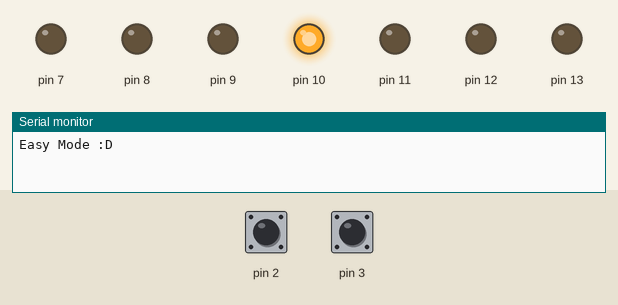
Bench run of a sketch on a simulated Arduino Uno, built with avr-gcc and run on an emulated ATmega328P. Shown: output pins drawn as LEDs (lit = HIGH), the last lines printed to the serial monitor. Dashed ring = blinking. The inputs (shaded band) are chosen by the test bench; at power-on: pin 2 LOW, pin 3 LOW.

Above: at 1.2 s.
1.3 s: pin 2 driven HIGH
At 1.9 s:
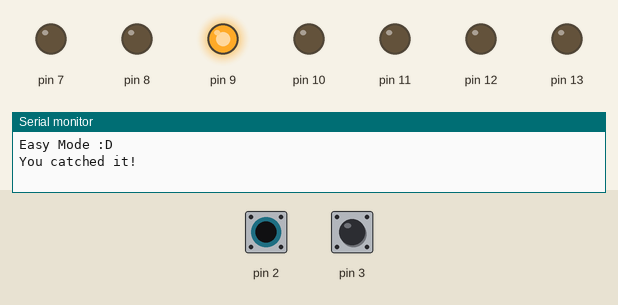
4.3 s: pin 3 driven HIGH
At 4.65 s:
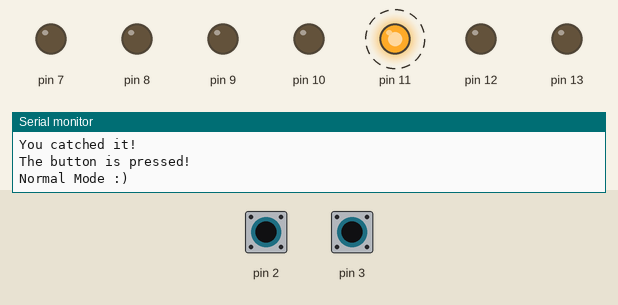
7.3 s: pin 2 pulsed LOW 2 times (0.12 s each, 0.3 s apart)
10.3 s: pin 3 pulsed LOW 2 times (0.12 s each, 0.3 s apart)
At 13.0 s:
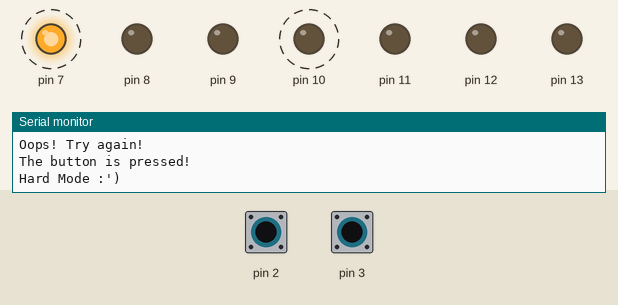
Timing chart, 0 to 14.3 s (numbered marks = the images above; inputs shaded):
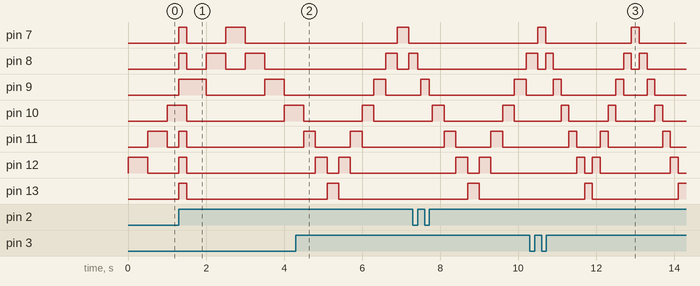

Measured:
- after the input at 1.3 s, pin 11–13: LOW → HIGH at once, → LOW 0.20 s later
- after the input at 4.3 s, pin 7: LOW → HIGH after 2.6 s, → LOW 0.30 s later; pin 8: LOW → HIGH after 2.3 s, → LOW 0.30 s later, → HIGH 0.30 s later
- after the input at 10.3 s, pin 10: alternates HIGH for 0.20 s and LOW for 1.0 s, starting after 0.80 s
- by itself, pin 8: repeats every 1.0 s: LOW 0.50 s, HIGH 0.50 s
- by itself, pin 10: alternates HIGH for 0.30 s and LOW for 1.5 s

The sketch:

7led_level1_mode3.ino
```cpp
// C++ code

int i = 0;

int diff = 1; // Initial Difficulty Level
int tint = 0; // Time interval

int led_0 = 1;
int led_1 = 0;
int led_2 = 0;
int led_3 = 0; // Target LED
int led_4 = 0;
int led_5 = 0;
int led_6 = 0;

byte inputState;
// Variable for ISR mode (Reject unstable input signal)
volatile unsigned long minElapsed = 100;
volatile unsigned long maxElapsed = 500;
volatile unsigned long elapsedTime;
volatile unsigned long previousTime;
volatile byte cleanOutput;
volatile byte timeout;

void setup()
{
    Serial.begin(9600);

    //7 LEDs
    pinMode(13, OUTPUT);
    pinMode(12, OUTPUT);
    pinMode(11, OUTPUT);
    pinMode(10, OUTPUT);
    pinMode(9, OUTPUT);
    pinMode(8, OUTPUT);
    pinMode(7, OUTPUT);

    digitalWrite(13, LOW);
    digitalWrite(12, LOW);
    digitalWrite(11, LOW);
    digitalWrite(10, LOW);
    digitalWrite(9, LOW);
    digitalWrite(8, LOW);
    digitalWrite(7, LOW);

    //Declare the CATCH button
    attachInterrupt(digitalPinToInterrupt(2), check, RISING);


    //Difficulty setting button
    attachInterrupt(digitalPinToInterrupt(3), set, RISING);
}

void loop()
{
    if(diff == 1)
    {
      Serial.println("Easy Mode :D");
      tint = 500;
    }

    while (led_6 != 1)
    {
      led_6 = led_5;
      led_5 = led_4;
      led_4 = led_3;
      led_3 = led_2;
      led_2 = led_1;
      led_1 = led_0;
      led_0 = 0;

      digitalWrite(13, led_0);
      digitalWrite(12, led_1);
      digitalWrite(11, led_2);
      digitalWrite(10, led_3);
      digitalWrite(9, led_4);
      digitalWrite(8, led_5);
      digitalWrite(7, led_6);

      delay(tint);
    }

    while (led_0 != 1)
    {
     led_0 = led_1;
     led_1 = led_2;
     led_2 = led_3;
     led_3 = led_4;
     led_4 = led_5;
     led_5 = led_6;
     led_6 = 0;

     digitalWrite(13, led_0);
     digitalWrite(12, led_1);
     digitalWrite(11, led_2);
     digitalWrite(10, led_3);
     digitalWrite(9, led_4);
     digitalWrite(8, led_5);
     digitalWrite(7, led_6);

     delay(tint);
    }
}

void check()
{

// Trigger if CATCH
  if (led_3 == HIGH)
 {
  //Win
   Serial.println("You catched it!");
   digitalWrite(13, HIGH);
   digitalWrite(12, HIGH);
   digitalWrite(11, HIGH);
   digitalWrite(10, HIGH);
   digitalWrite(9, HIGH);
   digitalWrite(8, HIGH);
   digitalWrite(7, HIGH);

 }
 // Trigger if NOT CATCH
 else
 {
   //Lose
   Serial.println("Oops! Try again!");
   digitalWrite(13, LOW);
   digitalWrite(11, LOW);
   digitalWrite(10, LOW);
   digitalWrite(9, LOW);
   digitalWrite(8, LOW);
   digitalWrite(7, LOW);

 }
}

void set()
{
    // If-else statement to accept only one input signal
   elapsedTime = millis() - previousTime;
  if (elapsedTime < minElapsed )  //false interrupt
  {
    return;
  }
  if (elapsedTime >= minElapsed && elapsedTime <= maxElapsed )  //in range
  {
    previousTime = millis();
    timeout = 0;
    if (inputState)               //falling
    {
      cleanOutput = 0;
    }
    else                          //rising
    {
      cleanOutput = 1;
    }
    return;
  }
  if (elapsedTime > maxElapsed )  //timeout
  {
    previousTime = millis();
    timeout = 1;
  }

  // Hint for players if the difficulty switching button is pressed
   Serial.println("The button is pressed!");
   diff = diff + 1;

   switch(diff)
   {
   case 2:
     Serial.println("Normal Mode :)");
     tint = 300;
     break;
    case 3:
      Serial.println("Hard Mode :')");
      tint = 200;
      break;
   default:
      Serial.println("Back to Easy Mode :P");
      tint = 500;
      diff = 1;
      break;
   }
  }
```
